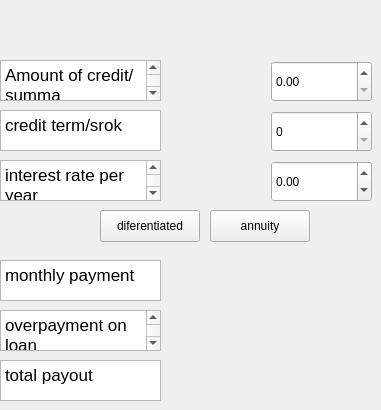
    <widget class="QWidget" name="credit">
     <property name="whatsThis">
      <string>&lt;html&gt;&lt;head/&gt;&lt;body&gt;&lt;p&gt;credit&lt;/p&gt;&lt;/body&gt;&lt;/html&gt;</string>
     </property>
     <attribute name="title">
      <string>credit</string>
     </attribute>
     <widget class="QTextBrowser" name="textBrowser">
      <property name="geometry">
       <rect>
        <x>0</x>
        <y>60</y>
        <width>161</width>
        <height>41</height>
       </rect>
      </property>
      <property name="html">
       <string>&lt;!DOCTYPE HTML PUBLIC &quot;-//W3C//DTD HTML 4.0//EN&quot; &quot;http://www.w3.org/TR/REC-html40/strict.dtd&quot;&gt;
&lt;html&gt;&lt;head&gt;&lt;meta name=&quot;qrichtext&quot; content=&quot;1&quot; /&gt;&lt;meta charset=&quot;utf-8&quot; /&gt;&lt;style type=&quot;text/css&quot;&gt;
p, li { white-space: pre-wrap; }
&lt;/style&gt;&lt;/head&gt;&lt;body style=&quot; font-family:'.AppleSystemUIFont'; font-size:13pt; font-weight:400; font-style:normal;&quot;&gt;
&lt;p style=&quot; margin-top:0px; margin-bottom:0px; margin-left:0px; margin-right:0px; -qt-block-indent:0; text-indent:0px;&quot;&gt;Amount of credit/summa&lt;/p&gt;&lt;/body&gt;&lt;/html&gt;</string>
      </property>
     </widget>
     <widget class="QTextBrowser" name="textBrowser_6">
      <property name="geometry">
       <rect>
        <x>0</x>
        <y>110</y>
        <width>161</width>
        <height>41</height>
       </rect>
      </property>
      <property name="html">
       <string>&lt;!DOCTYPE HTML PUBLIC &quot;-//W3C//DTD HTML 4.0//EN&quot; &quot;http://www.w3.org/TR/REC-html40/strict.dtd&quot;&gt;
&lt;html&gt;&lt;head&gt;&lt;meta name=&quot;qrichtext&quot; content=&quot;1&quot; /&gt;&lt;meta charset=&quot;utf-8&quot; /&gt;&lt;style type=&quot;text/css&quot;&gt;
p, li { white-space: pre-wrap; }
&lt;/style&gt;&lt;/head&gt;&lt;body style=&quot; font-family:'.AppleSystemUIFont'; font-size:13pt; font-weight:400; font-style:normal;&quot;&gt;
&lt;p style=&quot; margin-top:0px; margin-bottom:0px; margin-left:0px; margin-right:0px; -qt-block-indent:0; text-indent:0px;&quot;&gt;credit term/srok&lt;/p&gt;&lt;/body&gt;&lt;/html&gt;</string>
      </property>
     </widget>
     <widget class="QTextBrowser" name="textBrowser_7">
      <property name="geometry">
       <rect>
        <x>0</x>
        <y>160</y>
        <width>161</width>
        <height>41</height>
       </rect>
      </property>
      <property name="html">
       <string>&lt;!DOCTYPE HTML PUBLIC &quot;-//W3C//DTD HTML 4.0//EN&quot; &quot;http://www.w3.org/TR/REC-html40/strict.dtd&quot;&gt;
&lt;html&gt;&lt;head&gt;&lt;meta name=&quot;qrichtext&quot; content=&quot;1&quot; /&gt;&lt;meta charset=&quot;utf-8&quot; /&gt;&lt;style type=&quot;text/css&quot;&gt;
p, li { white-space: pre-wrap; }
&lt;/style&gt;&lt;/head&gt;&lt;body style=&quot; font-family:'.AppleSystemUIFont'; font-size:13pt; font-weight:400; font-style:normal;&quot;&gt;
&lt;p style=&quot; margin-top:0px; margin-bottom:0px; margin-left:0px; margin-right:0px; -qt-block-indent:0; text-indent:0px;&quot;&gt;interest rate per year&lt;/p&gt;&lt;/body&gt;&lt;/html&gt;</string>
      </property>
     </widget>
     <widget class="QDoubleSpinBox" name="doubleSpinBox_amount">
      <property name="geometry">
       <rect>
        <x>271</x>
        <y>61</y>
        <width>101</width>
        <height>41</height>
       </rect>
      </property>
      <property name="maximum">
       <double>1000000000.000000000000000</double>
      </property>
     </widget>
     <widget class="QDoubleSpinBox" name="doubleSpinBox_interest">
      <property name="geometry">
       <rect>
        <x>271</x>
        <y>161</y>
        <width>101</width>
        <height>41</height>
       </rect>
      </property>
      <property name="minimum">
       <double>-1000000000.000000000000000</double>
      </property>
      <property name="maximum">
       <double>1000000000.000000000000000</double>
      </property>
     </widget>
     <widget class="QPushButton" name="pushButton_dif">
      <property name="geometry">
       <rect>
        <x>100</x>
        <y>210</y>
        <width>100</width>
        <height>32</height>
       </rect>
      </property>
      <property name="text">
       <string>diferentiated</string>
      </property>
     </widget>
     <widget class="QPushButton" name="pushButton_anuity">
      <property name="geometry">
       <rect>
        <x>210</x>
        <y>210</y>
        <width>100</width>
        <height>32</height>
       </rect>
      </property>
      <property name="text">
       <string>annuity</string>
      </property>
     </widget>
     <widget class="QLabel" name="monthly_payment">
      <property name="geometry">
       <rect>
        <x>220</x>
        <y>260</y>
        <width>151</width>
        <height>41</height>
       </rect>
      </property>
      <property name="styleSheet">
       <string notr="true">QLabel {
  qproperty-alignment: 'AlignVCenter | AlignRight';
  border: 1px solid gray;
}

background-color : white;</string>
      </property>
      <property name="text">
       <string/>
      </property>
     </widget>
     <widget class="QLabel" name="overpayment_on_loan">
      <property name="geometry">
       <rect>
        <x>220</x>
        <y>310</y>
        <width>151</width>
        <height>41</height>
       </rect>
      </property>
      <property name="styleSheet">
       <string notr="true">QLabel {
  qproperty-alignment: 'AlignVCenter | AlignRight';
  border: 1px solid gray;
}

background-color : white;</string>
      </property>
      <property name="text">
       <string/>
      </property>
     </widget>
     <widget class="QLabel" name="total_payout">
      <property name="geometry">
       <rect>
        <x>220</x>
        <y>360</y>
        <width>151</width>
        <height>41</height>
       </rect>
      </property>
      <property name="styleSheet">
       <string notr="true">QLabel {
  qproperty-alignment: 'AlignVCenter | AlignRight';
  border: 1px solid gray;
}

background-color : white;</string>
      </property>
      <property name="text">
       <string/>
      </property>
     </widget>
     <widget class="QTextBrowser" name="textBrowser_8">
      <property name="geometry">
       <rect>
        <x>0</x>
        <y>260</y>
        <width>161</width>
        <height>41</height>
       </rect>
      </property>
      <property name="html">
       <string>&lt;!DOCTYPE HTML PUBLIC &quot;-//W3C//DTD HTML 4.0//EN&quot; &quot;http://www.w3.org/TR/REC-html40/strict.dtd&quot;&gt;
&lt;html&gt;&lt;head&gt;&lt;meta name=&quot;qrichtext&quot; content=&quot;1&quot; /&gt;&lt;meta charset=&quot;utf-8&quot; /&gt;&lt;style type=&quot;text/css&quot;&gt;
p, li { white-space: pre-wrap; }
&lt;/style&gt;&lt;/head&gt;&lt;body style=&quot; font-family:'.AppleSystemUIFont'; font-size:13pt; font-weight:400; font-style:normal;&quot;&gt;
&lt;p style=&quot; margin-top:0px; margin-bottom:0px; margin-left:0px; margin-right:0px; -qt-block-indent:0; text-indent:0px;&quot;&gt;monthly payment&lt;/p&gt;&lt;/body&gt;&lt;/html&gt;</string>
      </property>
     </widget>
     <widget class="QTextBrowser" name="textBrowser_9">
      <property name="geometry">
       <rect>
        <x>0</x>
        <y>310</y>
        <width>161</width>
        <height>41</height>
       </rect>
      </property>
      <property name="html">
       <string>&lt;!DOCTYPE HTML PUBLIC &quot;-//W3C//DTD HTML 4.0//EN&quot; &quot;http://www.w3.org/TR/REC-html40/strict.dtd&quot;&gt;
&lt;html&gt;&lt;head&gt;&lt;meta name=&quot;qrichtext&quot; content=&quot;1&quot; /&gt;&lt;meta charset=&quot;utf-8&quot; /&gt;&lt;style type=&quot;text/css&quot;&gt;
p, li { white-space: pre-wrap; }
&lt;/style&gt;&lt;/head&gt;&lt;body style=&quot; font-family:'.AppleSystemUIFont'; font-size:13pt; font-weight:400; font-style:normal;&quot;&gt;
&lt;p style=&quot; margin-top:0px; margin-bottom:0px; margin-left:0px; margin-right:0px; -qt-block-indent:0; text-indent:0px;&quot;&gt;overpayment on loan&lt;/p&gt;&lt;/body&gt;&lt;/html&gt;</string>
      </property>
     </widget>
     <widget class="QTextBrowser" name="textBrowser_10">
      <property name="geometry">
       <rect>
        <x>0</x>
        <y>360</y>
        <width>161</width>
        <height>41</height>
       </rect>
      </property>
      <property name="html">
       <string>&lt;!DOCTYPE HTML PUBLIC &quot;-//W3C//DTD HTML 4.0//EN&quot; &quot;http://www.w3.org/TR/REC-html40/strict.dtd&quot;&gt;
&lt;html&gt;&lt;head&gt;&lt;meta name=&quot;qrichtext&quot; content=&quot;1&quot; /&gt;&lt;meta charset=&quot;utf-8&quot; /&gt;&lt;style type=&quot;text/css&quot;&gt;
p, li { white-space: pre-wrap; }
&lt;/style&gt;&lt;/head&gt;&lt;body style=&quot; font-family:'.AppleSystemUIFont'; font-size:13pt; font-weight:400; font-style:normal;&quot;&gt;
&lt;p style=&quot; margin-top:0px; margin-bottom:0px; margin-left:0px; margin-right:0px; -qt-block-indent:0; text-indent:0px;&quot;&gt;total payout&lt;/p&gt;&lt;/body&gt;&lt;/html&gt;</string>
      </property>
     </widget>
     <widget class="QSpinBox" name="spinBox_srok">
      <property name="geometry">
       <rect>
        <x>271</x>
        <y>111</y>
        <width>101</width>
        <height>41</height>
       </rect>
      </property>
      <property name="maximum">
       <number>1000</number>
      </property>
     </widget>
    </widget>
